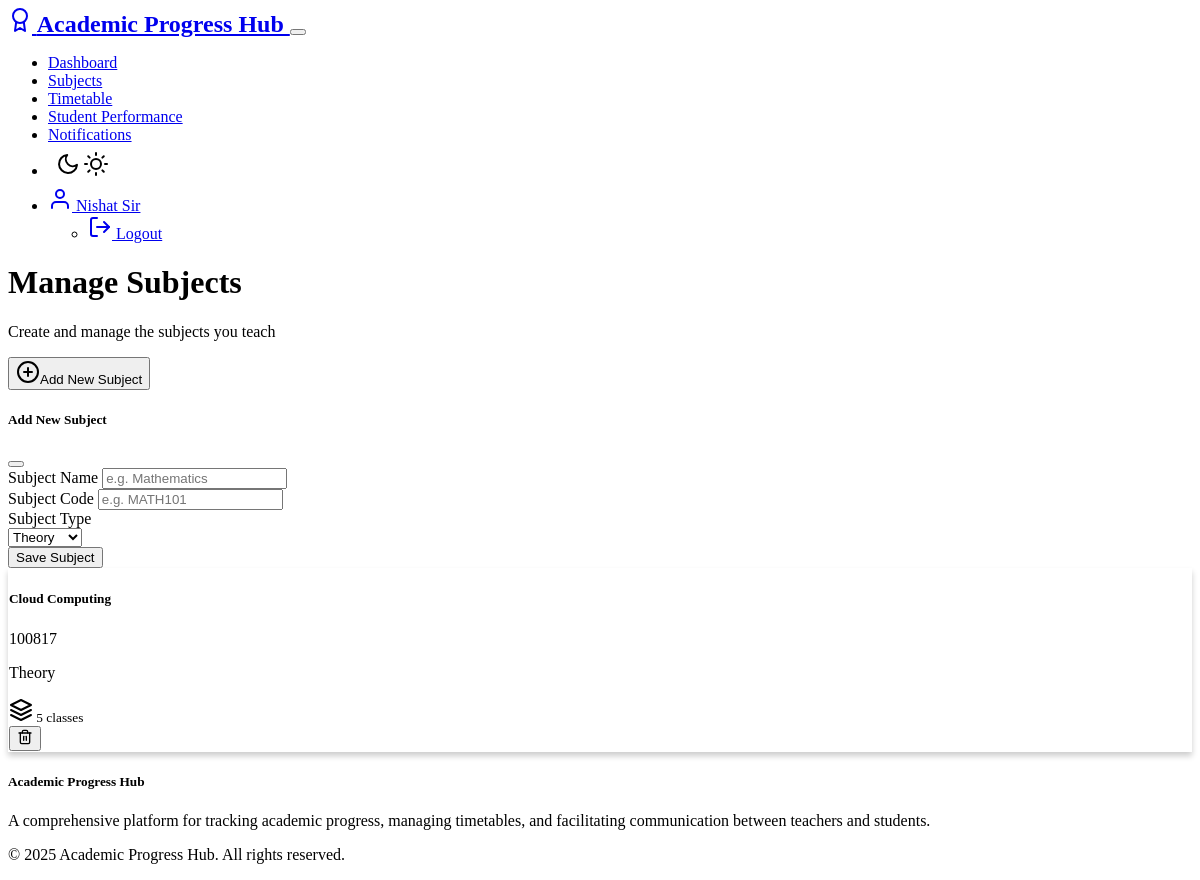
/teacher/subjects (signed in), run on an earlier commit of the app's database.
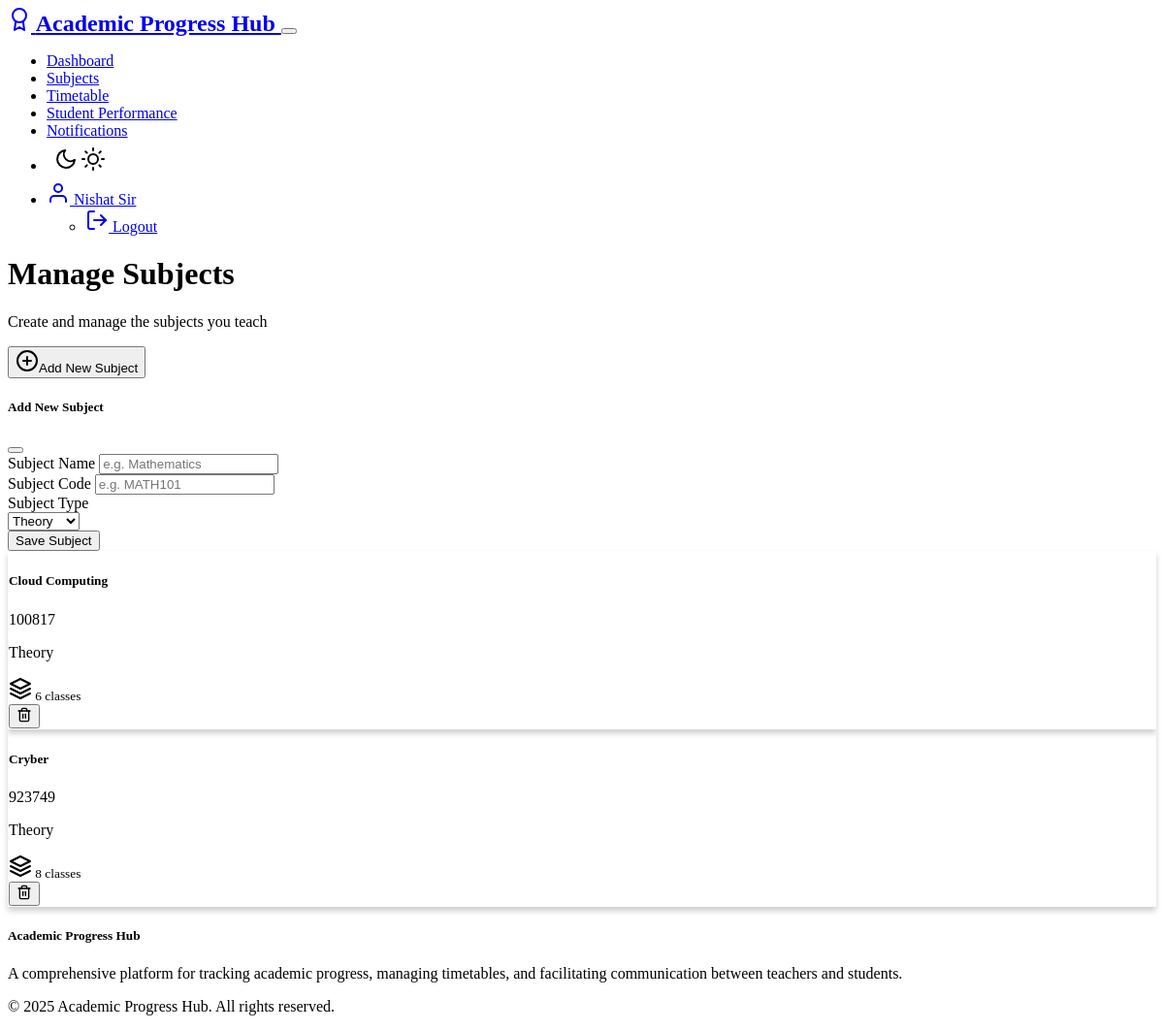
And on a later commit of the database.
### models.py (models this page shows, shortened)
class Subject(db.Model):
    __tablename__ = 'subjects'
    id = db.Column(db.Integer, primary_key=True)
    name = db.Column(db.String(100), nullable=False)                              # Subject name
    code = db.Column(db.String(20), nullable=False, unique=True)                  # Subject code
    type = db.Column(db.String(20), nullable=False, default='Theory')             # Theory or Practical?
    teacher_id = db.Column(db.Integer, db.ForeignKey('teachers.id'), nullable=False)  # Who teaches it?
    timetables = db.relationship('Timetable', backref='subject', cascade='all, delete-orphan')
    performances = db.relationship('Performance', backref='subject', cascade='all, delete-orphan')

### routes/teacher_routes.py (the view)
    def decorated_function(*args, **kwargs):
        if not current_user.is_authenticated or current_user.role != 'teacher':
            flash('Access denied: Teacher permissions required.', 'danger')
            return redirect(url_for('auth.login'))
        return f(*args, **kwargs)

### forms.py
class SubjectForm(FlaskForm):
    name = StringField('Subject Name', validators=[DataRequired()])
    code = StringField('Subject Code', validators=[DataRequired()])
    type = SelectField('Subject Type', choices=[('Theory', 'Theory'), ('Practical', 'Practical')], validators=[DataRequired()])
    submit = SubmitField('Save Subject')

### app.py (called while the page is built)
@login_manager.user_loader
def load_user(user_id):
    from models import User
    return User.query.get(int(user_id))

### routes/teacher_routes.py (called while the page is built)
def teacher_required(f):
    def decorated_function(*args, **kwargs):
        if not current_user.is_authenticated or current_user.role != 'teacher':
            flash('Access denied: Teacher permissions required.', 'danger')
            return redirect(url_for('auth.login'))
        return f(*args, **kwargs)
    decorated_function.__name__ = f.__name__
    return login_required(decorated_function)

### templates/teacher/subjects.html (shortened to what this page needs)
{% extends 'layout.html' %}
{% block content %}
<div class="row mb-4 align-items-center">
    <div class="col">
        <h1 class="mb-0">Manage Subjects</h1>
        <p class="text-muted">Create and manage the subjects you teach</p>
    </div>
    <div class="col-auto">
        <button type="button" class="btn btn-primary" data-bs-toggle="modal" data-bs-target="#newSubjectModal">
            <span data-feather="plus-circle" class="me-2"></span>Add New Subject
        </button>
    </div>
</div>
<div class="modal fade" id="newSubjectModal" tabindex="-1" aria-labelledby="newSubjectModalLabel" aria-hidden="true">
    <div class="modal-dialog">
        <div class="modal-content">
            <div class="modal-header">
                <h5 class="modal-title" id="newSubjectModalLabel">Add New Subject</h5>
                <button type="button" class="btn-close" data-bs-dismiss="modal" aria-label="Close"></button>
            </div>
            <div class="modal-body">
                <form method="POST" action="{{ url_for('teacher.subjects') }}">
                    <div class="mb-3">
                        {{ form.name.label(class="form-label") }}
                        {{ form.name(class="form-control", placeholder="e.g. Mathematics") }}
                    </div>
                    <div class="mb-3">
                        {{ form.code.label(class="form-label") }}
                        {{ form.code(class="form-control", placeholder="e.g. MATH101") }}
                    </div>
                    <div class="mb-3">
                        {{ form.type.label(class="form-label") }}
                        <div>
                            {{ form.type(class="form-select") }}
                        </div>
                    </div>
                    <div class="d-grid">
                        {{ form.submit(class="btn btn-primary") }}
                    </div>
                </form>
            </div>
        </div>
    </div>
</div>
{% if subjects %}
    <div class="row g-4">
        {% for subject in subjects %}
            <div class="col-md-6 col-lg-4">
                <div class="card h-100">
                    <div class="card-body">
                        <div class="d-flex justify-content-between align-items-center mb-2">
                            <h5 class="card-title mb-0">{{ subject.name }}</h5>
                            <span class="badge bg-secondary">{{ subject.code }}</span>
                        </div>
                        <p class="text-muted mb-2">{{ subject.type }}</p>
                        <div class="d-flex justify-content-between mt-3">
                            <small class="text-muted">
                                <span data-feather="layers" class="me-1"></span>
                                {{ subject.timetables|length }} classes
                            </small>
                            <form method="POST" action="{{ url_for('teacher.delete_subject', subject_id=subject.id) }}" onsubmit="return confirm('Are you sure you want to delete this subject? This will also delete all related timetables and performance records.');">
                                <button type="submit" class="btn btn-sm btn-outline-danger">
                                    <span data-feather="trash-2" style="width: 16px; height: 16px;"></span>
                                </button>
                            </form>
                        </div>
                    </div>
                </div>
            </div>
        {% endfor %}
    </div>
{% endif %}
{% endblock %}

What changed in the data, as far as the page shows it:
computed for Subject "Cloud Computing": timetables|length "5" → "6"
added Subject: name "Cryber", code "923749", type "Theory", timetables|length "8"
